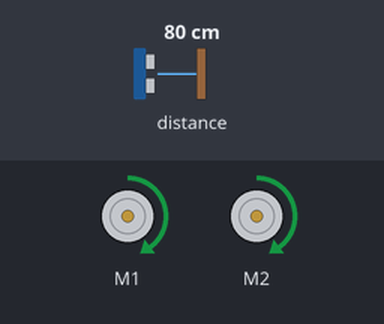
A program run on a simulated BBC micro:bit (MakeCode). Parts: 2 × DC motor (green arrow = forward, orange = backward, longer = faster). The test bench sets the inputs (shaded band); at power-on: distance to the obstacle 80 cm. At 7.1 s the program stops and its outputs stay as they are.

Above: at 5.0 s.
5.1 s: distance to the obstacle set to 2 cm
At 5.8 s:
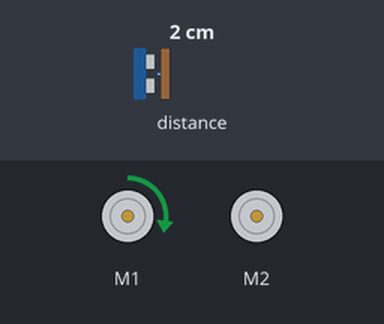
Timing chart, 0 to 8.1 s (numbered marks = the images above; inputs shaded):
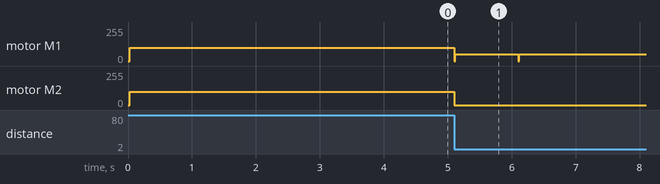

The program:

main.ts
```typescript
while (maqueen.Ultrasonic() > 5) {
    maqueen.motorRun(maqueen.Motors.All, maqueen.Dir.CW, 100)
}
maqueen.motorStop(maqueen.Motors.All)
maqueen.motorRun(maqueen.Motors.M1, maqueen.Dir.CW, 50)
basic.pause(1000)
maqueen.motorStop(maqueen.Motors.All)
while (maqueen.Ultrasonic() > 5) {
    maqueen.motorRun(maqueen.Motors.All, maqueen.Dir.CW, 100)
}
maqueen.motorStop(maqueen.Motors.All)
maqueen.motorRun(maqueen.Motors.M1, maqueen.Dir.CW, 50)
basic.pause(1000)
while (maqueen.Ultrasonic() > 5) {
    maqueen.motorRun(maqueen.Motors.All, maqueen.Dir.CW, 100)
}
```

test.ts
```typescript
// テストはここに来ます。このパッケージが拡張機能として使用されるときにはコンパイルされません。
```

Measured:
- after the input at 5.1 s, motor M1: forward 100/255 → forward 50/255 at once; motor M2: forward 100/255 → stopped at once
